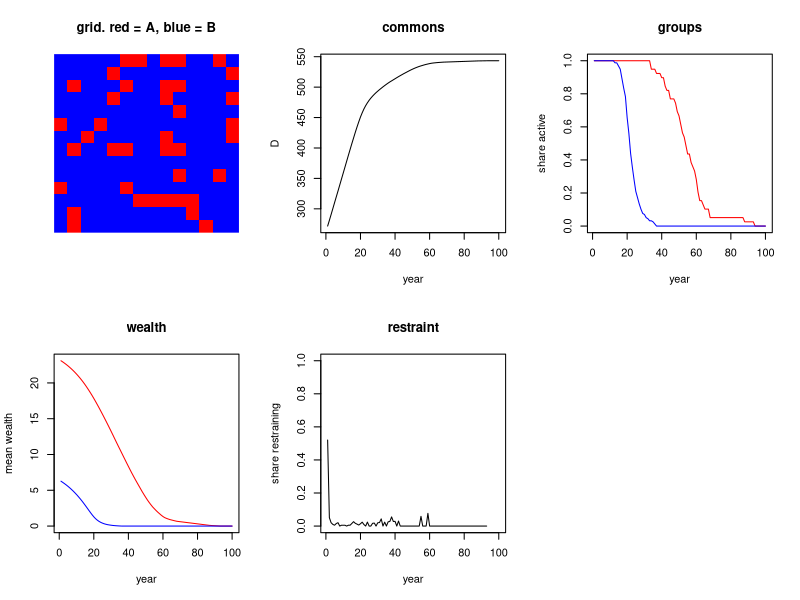

Recreate this plot in R.
#model 04. model 03 plus choice. agents start as emitter or restrainer at random,
#and once in a while restrain for one year by chance. pinit = 0 and prand = 0 give model 03 back.

rm(list=ls())
set.seed(100)

nd=14
T=100
r0=10          #mean start wealth
k=4            #wealth ratio A to B. 1 = equal
pA=0.2         #share of agents in group A. 0.5 = half
sigma=0.3      #spread of wealth within a group. 0 = none
pinit=0.5      #share that starts as restrainer
prand=0.01     #chance to restrain for one year by accident
rB=r0/(pA*k+1-pA)  #start wealth B
rA=k*rB        #start wealth A
c=0.1          #cost of restraining
alpha=0.05     #emission per emitter per year
D0=267         #excess CO2 today
dg=2e-6        #damage dg*D^2

N=nd*nd
group=array(0,dim=c(nd,nd))
resource=array(0,dim=c(nd,nd))
strat=array(1,dim=c(nd,nd))   #1 = emit, 0 = restrain
grid=array(0,dim=c(nd,nd))
payoff=array(0,dim=c(nd,nd))
alive=array(1,dim=c(nd,nd))

#two groups, pA of them A, random places. 0 = group A, 1 = group B
nA=round(pA*N)
tmp=sample(c(rep(0,nA),rep(1,N-nA)))
n=0
for(i in 1:nd){ for(j in 1:nd){
  n=n+1; group[i,j]=tmp[n]
  if(group[i,j]==0) resource[i,j]=rA else resource[i,j]=rB
  resource[i,j]=resource[i,j]*exp(rnorm(1,0,sigma)-sigma^2/2)   #spread, mean stays the same
  if(runif(1,0,1)<pinit) strat[i,j]=0
}}
D=D0

DH=numeric(T); AH=numeric(T); BH=numeric(T); RH=numeric(T); WA=numeric(T); WB=numeric(T)

for(t in 1:T){

  #1 act. 1 = emit, 0 = restrain
  for(i in 1:nd){ for(j in 1:nd){
    if(alive[i,j]==0){ grid[i,j]=0; next }
    grid[i,j]=strat[i,j]
    if(runif(1,0,1)<prand) grid[i,j]=0
    if(resource[i,j]<c) grid[i,j]=1
  }}

  #2 commons. emissions go in, nothing comes out
  nem=sum(alive==1 & grid==1)
  D=D+alpha*nem

  #3 pay
  for(i in 1:nd){ for(j in 1:nd){
    if(alive[i,j]==0){ payoff[i,j]=0; next }
    if(grid[i,j]==1) payoff[i,j]=-dg*D*D else payoff[i,j]=-c-dg*D*D
    resource[i,j]=resource[i,j]+payoff[i,j]
    if(resource[i,j]<=0){ alive[i,j]=0; resource[i,j]=0; grid[i,j]=0 }
  }}

  #4 copy the best of self and 4 neighbours
  newstrat=strat
  for(i in 1:nd){ for(j in 1:nd){
    if(alive[i,j]==0) next
    if(i-1==0) am=nd else am=i-1
    if(i+1>nd) ap=1 else ap=i+1
    if(j-1==0) bm=nd else bm=j-1
    if(j+1>nd) bp=1 else bp=j+1
    best=payoff[i,j]; bests=strat[i,j]
    for(nb in list(c(ap,j),c(am,j),c(i,bp),c(i,bm))){
      x=nb[1]; y=nb[2]
      if(alive[x,y]==0) next
      if(payoff[x,y]>best){ best=payoff[x,y]; bests=grid[x,y] }
    }
    newstrat[i,j]=bests
  }}
  strat=newstrat

  DH[t]=D
  AH[t]=mean(alive[group==0]); BH[t]=mean(alive[group==1])
  RH[t]=if(sum(alive)>0) 1-mean(grid[alive==1]) else NA
  WA[t]=mean(resource[group==0]); WB[t]=mean(resource[group==1])
}

par(mfrow=c(2,3))
image(group,col=c("red","blue"),axes=FALSE,main="grid. red = A, blue = B")
plot(DH,type="l",xlab="year",ylab="D",main="commons")
plot(AH,type="l",col="red",ylim=c(0,1),xlab="year",ylab="share active",main="groups")
lines(BH,col="blue")
plot(WA,type="l",col="red",ylim=c(0,max(WA)),xlab="year",ylab="mean wealth",main="wealth")
lines(WB,col="blue")
plot(RH,type="l",ylim=c(0,1),xlab="year",ylab="share restraining",main="restraint")

cat("A out:",if(any(AH==0)) min(which(AH==0)) else NA,"  B out:",if(any(BH==0)) min(which(BH==0)) else NA,"\n")
